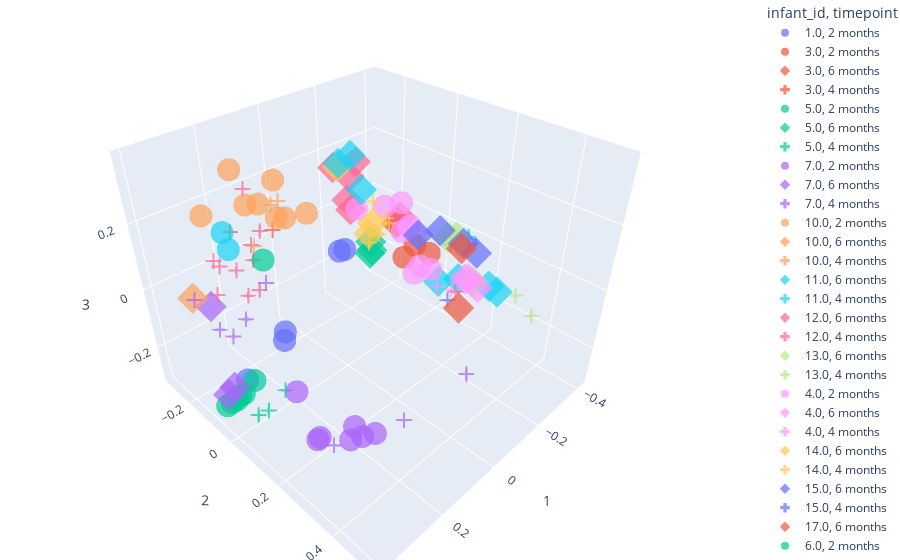

Notebook code for this chart:
### Markdown cell above
#### Infant + Timepoint clustering

### Code cell
fig = px.scatter_3d(pcoa_braycurtis_metadata_merged,
                    x=1,
                    y=2,
                    z=3,
                    color='infant_id',
                    symbol='timepoint',
                    symbol_map={
                    "2 months": "circle",
                    "4 months": "cross",
                    "6 months": "diamond"},
                    opacity=0.7)

fig.update_layout(margin=dict(l=0, r=0, b=0, t=0))
fig.show()

### Figure 1 — Plotly figure (JSON) as saved in the notebook; plotly's stock layout.template omitted (floating-point values rounded to 4 significant figures)
{"data": [{"hovertemplate": "infant_id=1.0<br>timepoint=2 months<br>1=%{x}<br>2=%{y}<br>3=%{z}<extra></extra>", "legendgroup": "1.0, 2 months", "marker": {"color": "#636efa", "opacity": 0.7, "symbol": "circle"}, "mode": "markers", "name": "1.0, 2 months", "scene": "scene", "showlegend": true, "type": "scatter3d", "x": [0.283, 0.09099, -0.2186, -0.1751, 0.0775], "y": [-0.1105, -0.1864, -0.2439, -0.2213, -0.1976], "z": [-0.274, -0.2896, -0.126, -0.1026, -0.27]}, {"hovertemplate": "infant_id=3.0<br>timepoint=2 months<br>1=%{x}<br>2=%{y}<br>3=%{z}<extra></extra>", "legendgroup": "3.0, 2 months", "marker": {"color": "#EF553B", "opacity": 0.7, "symbol": "circle"}, "mode": "markers", "name": "3.0, 2 months", "scene": "scene", "showlegend": true, "type": "scatter3d", "x": [0.05686, 0.0979, 0.07062], "y": [0.3368, 0.3004, 0.3071], "z": [0.2516, 0.244, 0.2659]}, {"hovertemplate": "infant_id=3.0<br>timepoint=6 months<br>1=%{x}<br>2=%{y}<br>3=%{z}<extra></extra>", "legendgroup": "3.0, 6 months", "marker": {"color": "#EF553B", "opacity": 0.7, "symbol": "diamond"}, "mode": "markers", "name": "3.0, 6 months", "scene": "scene", "showlegend": true, "type": "scatter3d", "x": [-0.2632, -0.3262], "y": [-0.05339, -0.1195], "z": [0.03761, -0.02044]}, {"hovertemplate": "infant_id=3.0<br>timepoint=4 months<br>1=%{x}<br>2=%{y}<br>3=%{z}<extra></extra>", "legendgroup": "3.0, 4 months", "marker": {"color": "#EF553B", "opacity": 0.7, "symbol": "cross"}, "mode": "markers", "name": "3.0, 4 months", "scene": "scene", "showlegend": true, "type": "scatter3d", "x": [0.25, 0.2218], "y": [-0.1456, -0.003058], "z": [0.1818, 0.2365]}, {"hovertemplate": "infant_id=5.0<br>timepoint=2 months<br>1=%{x}<br>2=%{y}<br>3=%{z}<extra></extra>", "legendgroup": "5.0, 2 months", "marker": {"color": "#00cc96", "opacity": 0.7, "symbol": "circle"}, "mode": "markers", "name": "5.0, 2 months", "scene": "scene", "showlegend": true, "type": "scatter3d", "x": [0.3391, 0.3773, 0.3569, 0.3159, 0.3382, 0.2789, 0.3258], "y": [-0.08845, -0.07303, -0.08309, -0.0829, -0.08612, -0.07948, -0.08552], "z": [-0.2862, -0.2804, -0.2901, -0.2849, -0.2951, -0.2575, -0.2854]}, {"hovertemplate": "infant_id=5.0<br>timepoint=6 months<br>1=%{x}<br>2=%{y}<br>3=%{z}<extra></extra>", "legendgroup": "5.0, 6 months", "marker": {"color": "#00cc96", "opacity": 0.7, "symbol": "diamond"}, "mode": "markers", "name": "5.0, 6 months", "scene": "scene", "showlegend": true, "type": "scatter3d", "x": [-0.2592, -0.2582, -0.2486], "y": [-0.1645, -0.1588, -0.1574], "z": [-0.07951, -0.1074, -0.1144]}, {"hovertemplate": "infant_id=5.0<br>timepoint=4 months<br>1=%{x}<br>2=%{y}<br>3=%{z}<extra></extra>", "legendgroup": "5.0, 4 months", "marker": {"color": "#00cc96", "opacity": 0.7, "symbol": "cross"}, "mode": "markers", "name": "5.0, 4 months", "scene": "scene", "showlegend": true, "type": "scatter3d", "x": [0.2257, 0.2942, 0.3264], "y": [-0.01355, -0.003893, -0.005877], "z": [-0.2861, -0.3085, -0.3034]}, {"hovertemplate": "infant_id=7.0<br>timepoint=2 months<br>1=%{x}<br>2=%{y}<br>3=%{z}<extra></extra>", "legendgroup": "7.0, 2 months", "marker": {"color": "#ab63fa", "opacity": 0.7, "symbol": "circle"}, "mode": "markers", "name": "7.0, 2 months", "scene": "scene", "showlegend": true, "type": "scatter3d", "x": [0.2471, 0.2383, 0.2798, 0.2402], "y": [0.3178, 0.3526, 0.1132, 0.2829], "z": [-0.1953, -0.1642, -0.1658, -0.1929]}, {"hovertemplate": "infant_id=7.0<br>timepoint=6 months<br>1=%{x}<br>2=%{y}<br>3=%{z}<extra></extra>", "legendgroup": "7.0, 6 months", "marker": {"color": "#ab63fa", "opacity": 0.7, "symbol": "diamond"}, "mode": "markers", "name": "7.0, 6 months", "scene": "scene", "showlegend": true, "type": "scatter3d", "x": [0.3333, 0.3723, 0.3548], "y": [-0.1508, -0.06561, -0.0579], "z": [-0.008202, -0.2369, -0.2153]}, {"hovertemplate": "infant_id=7.0<br>timepoint=4 months<br>1=%{x}<br>2=%{y}<br>3=%{z}<extra></extra>", "legendgroup": "7.0, 4 months", "marker": {"color": "#ab63fa", "opacity": 0.7, "symbol": "cross"}, "mode": "markers", "name": "7.0, 4 months", "scene": "scene", "showlegend": true, "type": "scatter3d", "x": [0.3002, -0.002833], "y": [0.2735, 0.4253], "z": [-0.2196, -0.08533]}, {"hovertemplate": "infant_id=10.0<br>timepoint=2 months<br>1=%{x}<br>2=%{y}<br>3=%{z}<extra></extra>", "legendgroup": "10.0, 2 months", "marker": {"color": "#FFA15A", "opacity": 0.7, "symbol": "circle"}, "mode": "markers", "name": "10.0, 2 months", "scene": "scene", "showlegend": true, "type": "scatter3d", "x": [0.2051, 0.2398, 0.2146, 0.2584, 0.244], "y": [0.1061, 0.07237, 0.005671, 0.002685, 0.04739], "z": [0.3183, 0.3073, 0.3663, 0.3216, 0.2995]}, {"hovertemplate": "infant_id=10.0<br>timepoint=6 months<br>1=%{x}<br>2=%{y}<br>3=%{z}<extra></extra>", "legendgroup": "10.0, 6 months", "marker": {"color": "#FFA15A", "opacity": 0.7, "symbol": "diamond"}, "mode": "markers", "name": "10.0, 6 months", "scene": "scene", "showlegend": true, "type": "scatter3d", "x": [0.3836], "y": [-0.1403], "z": [0.05081]}, {"hovertemplate": "infant_id=10.0<br>timepoint=4 months<br>1=%{x}<br>2=%{y}<br>3=%{z}<extra></extra>", "legendgroup": "10.0, 4 months", "marker": {"color": "#FFA15A", "opacity": 0.7, "symbol": "cross"}, "mode": "markers", "name": "10.0, 4 months", "scene": "scene", "showlegend": true, "type": "scatter3d", "x": [0.1974], "y": [-0.006352], "z": [0.3026]}, {"hovertemplate": "infant_id=11.0<br>timepoint=6 months<br>1=%{x}<br>2=%{y}<br>3=%{z}<extra></extra>", "legendgroup": "11.0, 6 months", "marker": {"color": "#19d3f3", "opacity": 0.7, "symbol": "diamond"}, "mode": "markers", "name": "11.0, 6 months", "scene": "scene", "showlegend": true, "type": "scatter3d", "x": [-0.1088, -0.1225, -0.1148, -0.1546], "y": [0.2359, 0.3811, 0.2937, 0.3859], "z": [0.04355, 0.09486, 0.0778, 0.06357]}, {"hovertemplate": "infant_id=11.0<br>timepoint=4 months<br>1=%{x}<br>2=%{y}<br>3=%{z}<extra></extra>", "legendgroup": "11.0, 4 months", "marker": {"color": "#19d3f3", "opacity": 0.7, "symbol": "cross"}, "mode": "markers", "name": "11.0, 4 months", "scene": "scene", "showlegend": true, "type": "scatter3d", "x": [-0.4143, -0.378, -0.285], "y": [0.03114, 0.1233, 0.1927], "z": [-0.07215, 0.01167, 0.07582]}, {"hovertemplate": "infant_id=12.0<br>timepoint=6 months<br>1=%{x}<br>2=%{y}<br>3=%{z}<extra></extra>", "legendgroup": "12.0, 6 months", "marker": {"color": "#FF6692", "opacity": 0.7, "symbol": "diamond"}, "mode": "markers", "name": "12.0, 6 months", "scene": "scene", "showlegend": true, "type": "scatter3d", "x": [-0.2474, -0.1332, -0.2507, -0.2501, -0.2014, -0.3309], "y": [-0.2577, -0.1884, -0.2454, -0.2471, -0.1673, -0.1077], "z": [0.03803, 0.2118, 0.007769, 0.1214, 0.2132, 0.005898]}, {"hovertemplate": "infant_id=12.0<br>timepoint=4 months<br>1=%{x}<br>2=%{y}<br>3=%{z}<extra></extra>", "legendgroup": "12.0, 4 months", "marker": {"color": "#FF6692", "opacity": 0.7, "symbol": "cross"}, "mode": "markers", "name": "12.0, 4 months", "scene": "scene", "showlegend": true, "type": "scatter3d", "x": [0.264, 0.176, 0.1691, 0.1563, 0.1957, 0.2996, 0.2866, 0.2221, 0.1039, 0.1789], "y": [-0.1979, -0.1794, -0.1835, -0.1884, -0.1879, -0.1689, -0.1837, -0.1876, -0.2331, -0.1671], "z": [0.06033, 0.262, 0.09093, -0.06652, -0.0655, 0.001823, 0.0949, 0.03256, 0.08555, 0.05465]}, {"hovertemplate": "infant_id=13.0<br>timepoint=6 months<br>1=%{x}<br>2=%{y}<br>3=%{z}<extra></extra>", "legendgroup": "13.0, 6 months", "marker": {"color": "#B6E880", "opacity": 0.7, "symbol": "diamond"}, "mode": "markers", "name": "13.0, 6 months", "scene": "scene", "showlegend": true, "type": "scatter3d", "x": [-0.279, -0.3742, -0.2022], "y": [0.1545, 0.05068, 0.2758], "z": [0.06746, -0.02036, 0.01598]}, {"hovertemplate": "infant_id=13.0<br>timepoint=4 months<br>1=%{x}<br>2=%{y}<br>3=%{z}<extra></extra>", "legendgroup": "13.0, 4 months", "marker": {"color": "#B6E880", "opacity": 0.7, "symbol": "cross"}, "mode": "markers", "name": "13.0, 4 months", "scene": "scene", "showlegend": true, "type": "scatter3d", "x": [-0.1075, -0.09996], "y": [0.515, 0.4704], "z": [0.08693, 0.1252]}, {"hovertemplate": "infant_id=4.0<br>timepoint=2 months<br>1=%{x}<br>2=%{y}<br>3=%{z}<extra></extra>", "legendgroup": "4.0, 2 months", "marker": {"color": "#FF97FF", "opacity": 0.7, "symbol": "circle"}, "mode": "markers", "name": "4.0, 2 months", "scene": "scene", "showlegend": true, "type": "scatter3d", "x": [-0.342, -0.3388, -0.364, -0.3698, -0.3817, -0.3774, -0.2496, -0.1765, -0.3698], "y": [-0.05151, -0.02517, -0.1343, -0.005731, -0.11, -0.1128, -0.09586, -0.1391, -0.1338], "z": [-0.186, -0.1431, 0.03092, -0.1627, -0.04909, -0.057, 0.07851, 0.07989, -0.07599]}, {"hovertemplate": "infant_id=4.0<br>timepoint=6 months<br>1=%{x}<br>2=%{y}<br>3=%{z}<extra></extra>", "legendgroup": "4.0, 6 months", "marker": {"color": "#FF97FF", "opacity": 0.7, "symbol": "diamond"}, "mode": "markers", "name": "4.0, 6 months", "scene": "scene", "showlegend": true, "type": "scatter3d", "x": [-0.3763, -0.3722, -0.3379], "y": [0.1255, 0.1412, 0.2008], "z": [-0.1376, -0.1261, -0.1113]}, {"hovertemplate": "infant_id=4.0<br>timepoint=4 months<br>1=%{x}<br>2=%{y}<br>3=%{z}<extra></extra>", "legendgroup": "4.0, 4 months", "marker": {"color": "#FF97FF", "opacity": 0.7, "symbol": "cross"}, "mode": "markers", "name": "4.0, 4 months", "scene": "scene", "showlegend": true, "type": "scatter3d", "x": [-0.2654, -0.2121, -0.2916], "y": [0.16, 0.1492, 0.0241], "z": [-0.1029, -0.0698, 0.01603]}, {"hovertemplate": "infant_id=14.0<br>timepoint=6 months<br>1=%{x}<br>2=%{y}<br>3=%{z}<extra></extra>", "legendgroup": "14.0, 6 months", "marker": {"color": "#FECB52", "opacity": 0.7, "symbol": "diamond"}, "mode": "markers", "name": "14.0, 6 months", "scene": "scene", "showlegend": true, "type": "scatter3d", "x": [-0.2499, -0.3298, -0.3432], "y": [-0.302, -0.2447, -0.2413], "z": [0.1356, -0.1145, -0.07902]}, {"hovertemplate": "infant_id=14.0<br>timepoint=4 months<br>1=%{x}<br>2=%{y}<br>3=%{z}<extra></extra>", "legendgroup": "14.0, 4 months", "marker": {"color": "#FECB52", "opacity": 0.7, "symbol": "cross"}, "mode": "markers", "name": "14.0, 4 months", "scene": "scene", "showlegend": true, "type": "scatter3d", "x": [-0.2729, -0.304, -0.3256, -0.3306, -0.3395], "y": [-0.1864, -0.1749, -0.1497, -0.1673, -0.2363], "z": [-0.09856, -0.07622, -0.0339, -0.02408, 0.004841]}, {"hovertemplate": "infant_id=15.0<br>timepoint=6 months<br>1=%{x}<br>2=%{y}<br>3=%{z}<extra></extra>", "legendgroup": "15.0, 6 months", "marker": {"color": "#636efa", "opacity": 0.7, "symbol": "diamond"}, "mode": "markers", "name": "15.0, 6 months", "scene": "scene", "showlegend": true, "type": "scatter3d", "x": [-0.2568, -0.3685, -0.4028, -0.3139], "y": [0.03353, 0.02335, 0.0888, 0.2019], "z": [0.03219, -0.0052, -0.03716, 0.02064]}, {"hovertemplate": "infant_id=15.0<br>timepoint=4 months<br>1=%{x}<br>2=%{y}<br>3=%{z}<extra></extra>", "legendgroup": "15.0, 4 months", "marker": {"color": "#636efa", "opacity": 0.7, "symbol": "cross"}, "mode": "markers", "name": "15.0, 4 months", "scene": "scene", "showlegend": true, "type": "scatter3d", "x": [-0.1963], "y": [0.2031], "z": [-0.0814]}, {"hovertemplate": "infant_id=17.0<br>timepoint=6 months<br>1=%{x}<br>2=%{y}<br>3=%{z}<extra></extra>", "legendgroup": "17.0, 6 months", "marker": {"color": "#EF553B", "opacity": 0.7, "symbol": "diamond"}, "mode": "markers", "name": "17.0, 6 months", "scene": "scene", "showlegend": true, "type": "scatter3d", "x": [-0.1142, -0.3083], "y": [0.3031, 0.1529], "z": [-0.009532, 0.01649]}, {"hovertemplate": "infant_id=6.0<br>timepoint=2 months<br>1=%{x}<br>2=%{y}<br>3=%{z}<extra></extra>", "legendgroup": "6.0, 2 months", "marker": {"color": "#00cc96", "opacity": 0.7, "symbol": "circle"}, "mode": "markers", "name": "6.0, 2 months", "scene": "scene", "showlegend": true, "type": "scatter3d", "x": [0.2106], "y": [-0.07364], "z": [0.1139]}, {"hovertemplate": "infant_id=8.0<br>timepoint=2 months<br>1=%{x}<br>2=%{y}<br>3=%{z}<extra></extra>", "legendgroup": "8.0, 2 months", "marker": {"color": "#ab63fa", "opacity": 0.7, "symbol": "circle"}, "mode": "markers", "name": "8.0, 2 months", "scene": "scene", "showlegend": true, "type": "scatter3d", "x": [0.3267, 0.2629, 0.3201], "y": [0.2451, 0.2926, 0.2462], "z": [-0.2013, -0.2146, -0.1978]}, {"hovertemplate": "infant_id=8.0<br>timepoint=4 months<br>1=%{x}<br>2=%{y}<br>3=%{z}<extra></extra>", "legendgroup": "8.0, 4 months", "marker": {"color": "#ab63fa", "opacity": 0.7, "symbol": "cross"}, "mode": "markers", "name": "8.0, 4 months", "scene": "scene", "showlegend": true, "type": "scatter3d", "x": [0.1902, 0.3633, 0.3837, 0.3497, 0.3982, 0.2816], "y": [0.3995, -0.009541, -0.03127, 0.03714, -0.104, 0.03414], "z": [-0.1199, -0.006792, 0.01331, 0.065, 0.07245, 0.1331]}, {"hovertemplate": "infant_id=9.0<br>timepoint=2 months<br>1=%{x}<br>2=%{y}<br>3=%{z}<extra></extra>", "legendgroup": "9.0, 2 months", "marker": {"color": "#FFA15A", "opacity": 0.7, "symbol": "circle"}, "mode": "markers", "name": "9.0, 2 months", "scene": "scene", "showlegend": true, "type": "scatter3d", "x": [0.2518, 0.2409, 0.3171], "y": [-0.06058, -0.1268, -0.1536], "z": [0.292, 0.3551, 0.252]}, {"hovertemplate": "infant_id=9.0<br>timepoint=4 months<br>1=%{x}<br>2=%{y}<br>3=%{z}<extra></extra>", "legendgroup": "9.0, 4 months", "marker": {"color": "#FFA15A", "opacity": 0.7, "symbol": "cross"}, "mode": "markers", "name": "9.0, 4 months", "scene": "scene", "showlegend": true, "type": "scatter3d", "x": [0.2027, 0.1468], "y": [-0.119, -0.1082], "z": [0.1318, 0.2332]}, {"hovertemplate": "infant_id=2.0<br>timepoint=2 months<br>1=%{x}<br>2=%{y}<br>3=%{z}<extra></extra>", "legendgroup": "2.0, 2 months", "marker": {"color": "#19d3f3", "opacity": 0.7, "symbol": "circle"}, "mode": "markers", "name": "2.0, 2 months", "scene": "scene", "showlegend": true, "type": "scatter3d", "x": [0.2825, 0.2829], "y": [-0.111, -0.1276], "z": [0.1608, 0.2021]}, {"hovertemplate": "infant_id=2.0<br>timepoint=6 months<br>1=%{x}<br>2=%{y}<br>3=%{z}<extra></extra>", "legendgroup": "2.0, 6 months", "marker": {"color": "#19d3f3", "opacity": 0.7, "symbol": "diamond"}, "mode": "markers", "name": "2.0, 6 months", "scene": "scene", "showlegend": true, "type": "scatter3d", "x": [-0.03696, 0.01263, 0.01453], "y": [0.02787, -0.0007385, 0.04519], "z": [0.2576, 0.3372, 0.3737]}, {"hovertemplate": "infant_id=16.0<br>timepoint=4 months<br>1=%{x}<br>2=%{y}<br>3=%{z}<extra></extra>", "legendgroup": "16.0, 4 months", "marker": {"color": "#FF6692", "opacity": 0.7, "symbol": "cross"}, "mode": "markers", "name": "16.0, 4 months", "scene": "scene", "showlegend": true, "type": "scatter3d", "x": [-0.2021], "y": [0.2237], "z": [-0.04435]}], "layout": {"legend": {"title": {"text": "infant_id, timepoint"}, "tracegroupgap": 0}, "margin": {"b": 0, "l": 0, "r": 0, "t": 0}, "scene": {"domain": {"x": [0, 1], "y": [0, 1]}, "xaxis": {"title": {"text": "1"}}, "yaxis": {"title": {"text": "2"}}, "zaxis": {"title": {"text": "3"}}}}}
